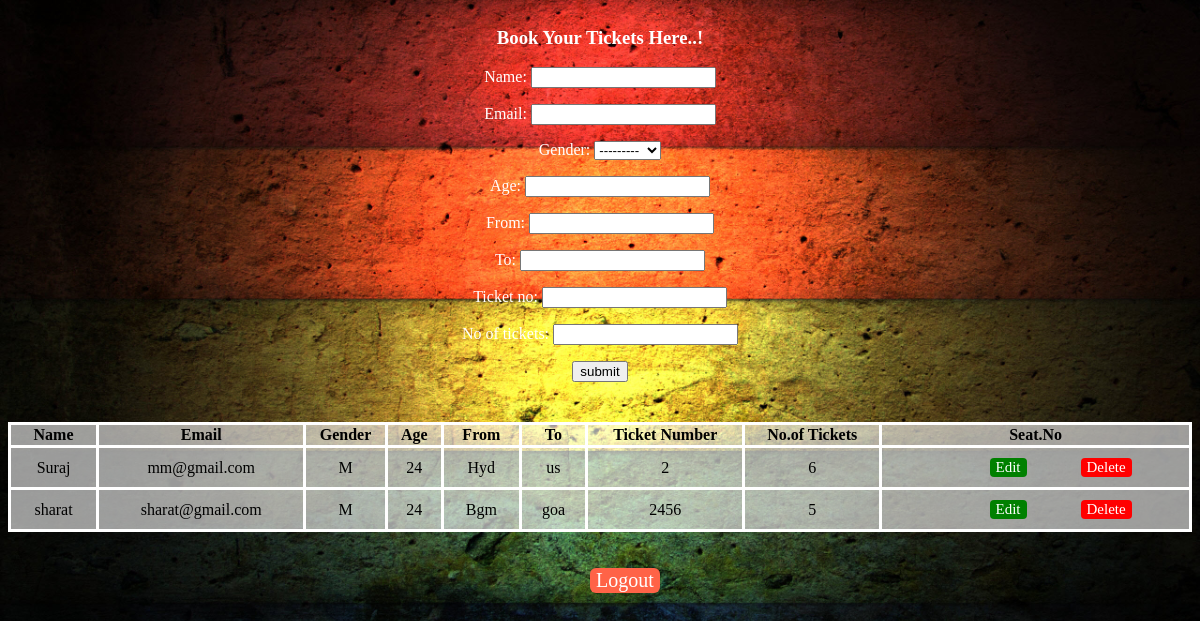
/show (signed in), run on the app's committed database.
### ticket_app/models.py (models this page shows)
class AirTicketModel(models.Model):
    name = models.CharField(max_length=30)
    email = models.EmailField(max_length=30, default=None)
    GENDER_CHOICES = (
        ('M', 'Male'),
        ('F', 'Female'),
    )
    gender = models.CharField(max_length=1, choices=GENDER_CHOICES)
    age = models.IntegerField()
    From = models.CharField(max_length=30)
    To = models.CharField(max_length=30)
    ticket_no = models.IntegerField()
    no_of_tickets = models.IntegerField()

### ticket_app/views.py (the view)
# urls.py: path('show', views.show, name='show'),
def show(request):
    if request.user.is_authenticated:
        if request.method == 'POST':
            form = Air_Ticket(request.POST)
            if form.is_valid():
                name = form.cleaned_data['name']
                From = form.cleaned_data['From']
                To = form.cleaned_data['To']
                email = form.cleaned_data['email']
                ticket_no = form.cleaned_data['ticket_no']
                no_of_tickets = form.cleaned_data['no_of_tickets']
                gender = form.cleaned_data['gender']
                age = form.cleaned_data['age']
                reg_data = AirTicketModel(name=name,From=From,To=To,email=email,ticket_no=ticket_no,no_of_tickets=no_of_tickets,gender=gender,age=age)
                reg_data.save()
                form = Air_Ticket()
        else:
            form = Air_Ticket()
        booking = AirTicketModel.objects.all()
        return render(request, 'show.html', {'form': form, 'book':booking})
    else:
        return HttpResponseRedirect('/login')

### ticket_app/forms.py
class Air_Ticket(forms.ModelForm):
    class Meta:
        model = AirTicketModel
        fields = '__all__'

### templates/show.html (shortened to what this page needs)
<!DOCTYPE html>
{% load static %}
<html lang="en">
<head>
</head>
<body style="background-image:url({% static 'images/pic9.jpg' %}); background-size:100%; text-align:center;">
    <form action="" method="POST" style="color:white">
        <div style="width: 100%; display: table; ">
            <h3 style="color:white;">Book Your Tickets Here..!</h3>
           {{form.as_p}}
                    <input type="submit" value="submit">
                </div>
    </form>
        <div>
            <center><table style="margin-top: 40px">
                <thead class="thead-dark">
                <tr >
                    <th>Name</th>
                    <th>Email</th>
                    <th>Gender</th>
                    <th>Age</th>
                    <th>From</th>
                    <th>To</th>
                    <th>Ticket Number</th>
                    <th>No.of Tickets</th>
                    <th>Seat.No</th>
                </tr>
                </thead>
                <tbody>
            {% for data in book %}
                <tr>
                    <td>{{ data.name }}</td>
                    <td>{{ data.email }}</td>
                    <td>{{ data.gender }}</td>
                    <td>{{ data.age }}</td>
                    <td>{{data.From}}</td>
                    <td>{{data.To}}</td>
                    <td>{{data.ticket_no}}</td>
                    <td>{{data.no_of_tickets}}</td>
                    <td>
                        <button onclick="document.location.href = '/edit/{{ data.id }}'" class="button button4" style="margin-left: 50px; font-family:cursive;">Edit</button>
                        <button onclick="document.location.href = '/delete/{{ data.id }}'" class="button button5" style="margin-left: 50px; font-family:cursive;">Delete</button>
                    </td>
                </tr>
            {% endfor %}
                </tbody>
            </table>
                </center>
        </div> <br><br>
<button onclick="document.location.href = '/logout'" class="button button3" style="margin-left: 50px; font-family:cursive;">Logout</button>
</body>
</html>

### templates/show.html (style rules this page uses)
table, th, td { border: 3px solid white; border-collapse: collapse; }
.button { background-color: tomato; border: none; color: white; text-decoration: none; font-size: 20px; cursor: pointer; }
.button3 { border-radius: 6px; }
.button4 { border-radius: 4px; background-color: green; border: none; color: white; text-decoration: none; font-size: 15px; cursor: pointer; }
.button5 { border-radius: 4px; background-color: red; border: none; color: white; text-decoration: none; font-size: 15px; cursor: pointer; }
table { width:100%;background-color:rgba(255,255,255,0.6); }
td { padding:10px; }
th,td { text-align:center; }

### data on the page
AirTicketModel: name "Suraj", email "mm@gmail.com", gender "M", age "24", From "Hyd", To "us", ticket_no "2", no_of_tickets "6"
AirTicketModel: name "sharat", email "sharat@gmail.com", gender "M", age "24", From "Bgm", To "goa", ticket_no "2456", no_of_tickets "5"
